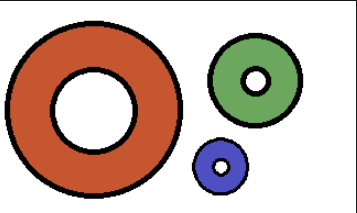
#> input picture images/donut1.png, 357 x 213 px
$ jupyter execute sorting_using_area_considering_donut_shapes.ipynb
#> lines starting #> are read from the running program, lines starting #| are printed output that depends on the picture; after the words box and inside, x2 and y2 are one past the last pixel; in counts of white or black regions, pixels touching at a corner belong together
[cell 1]
import cv2
import numpy as np

img = cv2.imread('./images/donut1.png')
#> img is the input picture: shape (213, 357, 3); mean B, G, R 174.3, 184.4, 203.7
img_orig = img.copy()
cv2.imshow('Original Image',img)
cv2.waitKey()

img_gray = cv2.cvtColor(img,cv2.COLOR_BGR2GRAY)
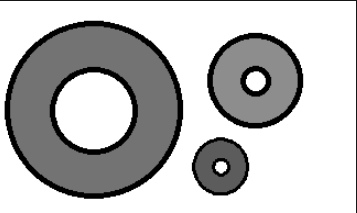
#> img_gray: shape (213, 357); min 0, max 255, mean 189.1
cv2.imshow('Gray Image',img_gray)
cv2.waitKey()

img_canny = cv2.Canny(img_gray,50,200)
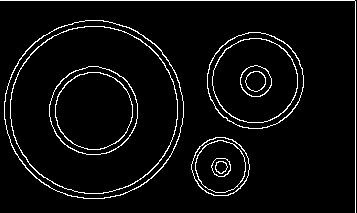
#> img_canny: shape (213, 357); 5% white in thin lines or dots
cv2.imshow('Canny Edges',img_canny)
cv2.waitKey()

contours1,hierarchy1 = cv2.findContours(img_canny.copy(),cv2.RETR_TREE,cv2.CHAIN_APPROX_NONE)
#> contours1 = 25 contours, 1 with area under 20; largest, box (x1, y1, x2, y2) and area: (4, 20, 184, 199) 25011, (4, 20, 184, 199) 24854, (10, 26, 178, 194) 22032, (10, 26, 178, 194) 21884, (207, 32, 304, 129) 7236

img_black = np.zeros(img.shape,np.uint8)
img_black_orig = img_black.copy()

for c in contours1:
    accuracy = 0.0000003*cv2.arcLength(c,True)
    approx = cv2.approxPolyDP(c,accuracy,True)
    cv2.drawContours(img_black,[approx],0,(255,255,255),2)
    cv2.imshow('Contours Approx',img_black)
    cv2.waitKey()
#> this loop made 25 passes
#> accuracy on passes 1 to 12: 5.78e-05, 5.71e-05, 5.08e-05, 5.05e-05, 1.9e-05, 1.83e-05, 1.23e-05, 1.16e-05, 9.59e-05, 9.52e-05, 8.45e-05, 8.38e-05
#> pass 1, `cv2.imshow('Contours Approx',img_black)`:
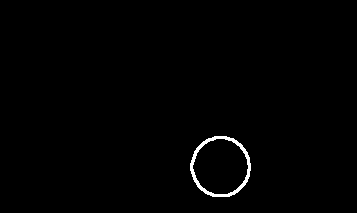
#> window 'Contours Approx': shape (213, 357, 3); 0.82% white; 1 white region, box (x1, y1, x2, y2) and area: (190, 136, 251, 197) 627
#> after the loop:
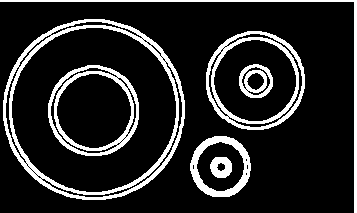
#> img_black: shape (213, 357, 3); 15.2% white; 7 white regions, largest, box (x1, y1, x2, y2) and area: (3, 19, 185, 200) 4045, (206, 31, 305, 130) 2116, (48, 65, 139, 156) 1929

kernel = np.ones((5,5),np.uint8)
img_dilate = cv2.dilate(img_black,kernel,iterations=2)
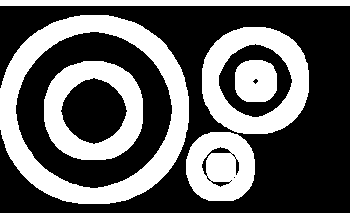
#> img_dilate: shape (213, 357, 3); 39.3% white; 6 white regions, box (x1, y1, x2, y2) and area: (0, 15, 189, 204) 10496, (202, 27, 309, 134) 5535, (44, 61, 143, 160) 5008, (186, 132, 255, 201) 3726, (0, 0, 357, 213) 3591, (235, 60, 277, 102) 1524
cv2.imshow('Dilated',img_dilate)
cv2.waitKey()

img_erode = cv2.erode(img_dilate,kernel,iterations=1)
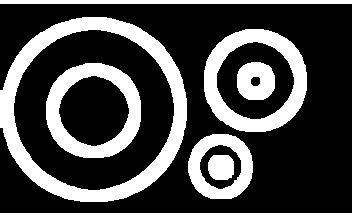
#> img_erode: shape (213, 357, 3); 28.8% white; 7 white regions, largest, box (x1, y1, x2, y2) and area: (0, 17, 187, 202) 7812, (204, 29, 307, 132) 4095, (46, 63, 141, 158) 3688
cv2.imshow('Erode',img_erode)
cv2.waitKey()

img_gray = cv2.cvtColor(img_erode,cv2.COLOR_BGR2GRAY)
#> img_gray: shape (213, 357); 28.8% white; 7 white regions
cv2.imshow('New Gray',img_gray)
cv2.waitKey()

contours2,hierarchy2 = cv2.findContours(img_gray.copy(),cv2.RETR_TREE,cv2.CHAIN_APPROX_NONE)
#> contours2 = 12 contours; largest, box (x1, y1, x2, y2) and area: (0, 17, 187, 202) 27238, (13, 29, 175, 191) 19916, (204, 29, 307, 132) 8424, (46, 63, 141, 158) 7186, (216, 41, 295, 120) 4584
for c in contours2:
    cv2.drawContours(img_black_orig,[c],-1,(0,255,0),2)
    cv2.waitKey()
    cv2.imshow('NN',img_black_orig)
#> this loop made 12 passes
#> pass 1, `cv2.imshow('NN',img_black_orig)`:
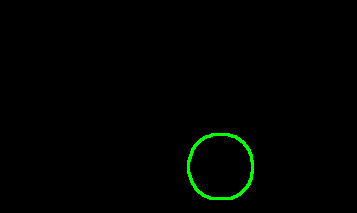
#> window 'NN': shape (213, 357, 3); mean B, G, R 0, 2.3, 0
#> after the loop:
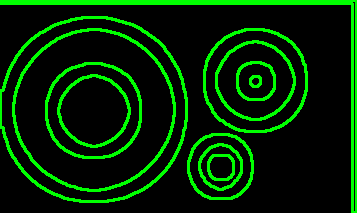
#> img_black_orig: shape (213, 357, 3); mean of channels 0, 1, 2 0, 41, 0; drawn as B, G, R
cv2.waitKey()
# print hierarchy2
new_contours=[]
new_hierarchy=[]
x=0
while x!=-1:
    # print('x ',x)
    a1=cv2.contourArea(contours2[x])
    # print('a1 ',a1)
    c1=hierarchy2[0][x][2]
    a2=0;
    if c1!=-1:
        a2=cv2.contourArea(contours2[c1])
        # print('a2 ',a2)
    # if (a1-a2)<=20:
    hierarchy2[0][x][2]=hierarchy2[0][c1][2]
# print(a1," ",a2)
    new_contours.append(contours2[x])
    new_hierarchy.append(hierarchy2[0][x].tolist())
    x=hierarchy2[0][x][0]
#> this loop made 4 passes
#> (a1, c1, a2, x) on passes 1 to 3: (3344.5, 1, 1420, 3), (8423.5, 4, 4584, 7), (27238, 8, 19916.5, 11)
#> (a1, c1, x) on pass 4: (1904.5, -1, -1)
#> after the loop, new_contours = 4 contours; box (x1, y1, x2, y2) and area: (0, 17, 187, 202) 27238, (204, 29, 307, 132) 8424, (188, 134, 253, 199) 3344, (0, 0, 357, 213) 1904; new_hierarchy = [[3, -1, 2, -1], [7, 0, 5, -1], [11, 3, 9, -1], [-1, 7, -1, -1]]
# print new_contours
# print hierarchy2
# print new_hierarchy
def sortalgo(ch):
    c,h=ch
#> c = contour of 187 points, box (x1, y1, x2, y2) (188, 134, 253, 199), area 3344; h = [3, -1, 2, -1]
    a1=cv2.contourArea(c)
#> a1 = 3344.5
    a2=0
    if h[2]!=-1:
        a2=cv2.contourArea(contours2[h[2]])
#> a2 = 532.5
    # print (a1-a2)
    # print (a1," ",a2)
    return a1-a2
sc = [x for x,_ in sorted(zip(new_contours,new_hierarchy),key=sortalgo,reverse=False)]
#> sc has the same summary as new_contours
hh = [y for _,y in sorted(zip(new_contours,new_hierarchy),key=sortalgo,reverse=False)]
#> hh = [[-1, 7, -1, -1], [3, -1, 2, -1], [7, 0, 5, -1], [11, 3, 9, -1]]
# print hh
# print new_hierarchy
#     cv2.waitKey()
for (i,c) in enumerate(sc):
    cv2.drawContours(img_orig,[c],-1,(0,255,0),3)
    # print ("@ ",hh[i][2])
    if hh[i][2]!=-1:
        cv2.drawContours(img_orig,[contours2[hh[i][2]]],-1,(0,255,0),3)
    cv2.imshow('Contours sorted by area',img_orig)
    cv2.waitKey()
#> this loop made 4 passes
#> pass 1, `cv2.imshow('Contours sorted by area',img_orig)`:
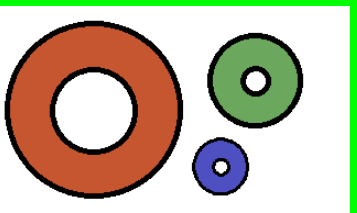
#> window 'Contours sorted by area': shape (213, 357, 3); mean B, G, R 164, 186.1, 193.4
#> after the loop:
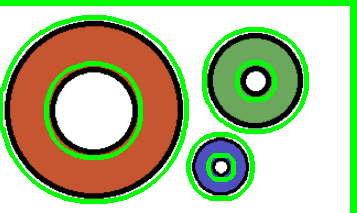
#> img_orig: shape (213, 357, 3); 14.36% of pixels changed, all inside (x1, y1, x2, y2) = (0, 0, 357, 213)
# [12 lines of commented-out code are left out]
cv2.destroyAllWindows()

$ run again, with images/donut2.png copied over images/donut1.png
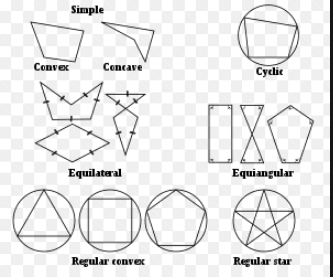
#> input picture images/donut2.png, 333 x 277 px
#> img is the input picture: shape (277, 333, 3); mean B, G, R 233.2, 233.2, 233.2
#> `img_canny = cv2.Canny(img_gray,50,200)`:
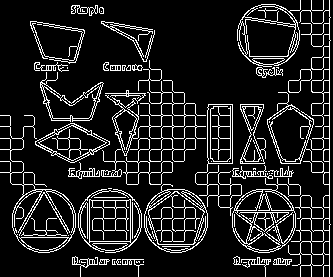
#> img_canny: shape (277, 333); 12.7% white in thin lines or dots
#> contours1 = 367 contours, 221 with area under 20; largest, box (x1, y1, x2, y2) and area: (267, 0, 331, 277) 4360, (0, 115, 76, 253) 3292, (144, 184, 208, 253) 3202, (232, 178, 301, 253) 3198, (237, 0, 301, 67) 3006
#> the loop `for c in contours1:` made 367 passes
#> accuracy on passes 3, 6, 7: 2.9e-06, 3.35e-05, 2.9e-06
#> img_dilate: shape (277, 333, 3); 73.2% white; 45 black regions (21 under 20 px), largest, box (x1, y1, x2, y2) and area: (102, 0, 283, 109) 8966, (0, 0, 134, 132) 6272, (132, 211, 260, 277) 2804
#> img_erode: shape (277, 333, 3); 64.6% white; 44 black regions, largest, box (x1, y1, x2, y2) and area: (100, 0, 285, 111) 9988, (0, 0, 136, 134) 7826, (130, 209, 262, 277) 3488
#> contours2 = 33 contours; largest, box (x1, y1, x2, y2) and area: (0, 0, 333, 277) 66074, (14, 140, 124, 201) 1765, (249, 23, 290, 54) 997, (275, 113, 300, 158) 769, (165, 141, 205, 187) 764
#> the loop `for c in contours2:` made 33 passes
#> the loop `while x!=-1: # print('x ',x)` made 1 pass
#> (a1, c1, a2, x) on pass 1: (66074, 1, 34, -1)
#> after the loop `while x!=-1:`: new_contours = 1 contour; box (x1, y1, x2, y2) and area: (0, 0, 333, 277) 66074; new_hierarchy = [[-1, -1, -1, -1]]
#> in sortalgo, `c,h=ch`: c = contour of 2228 points, box (x1, y1, x2, y2) (0, 0, 333, 277), area 66074; h = [-1, -1, -1, -1]
#> in sortalgo, `a1=cv2.contourArea(c)`: a1 = 66074
#> sc has the same summary as new_contours
#> hh = [[-1, -1, -1, -1]]
#> the loop `for (i,c) in enumerate(sc):` made 1 pass
#> pass 1, `cv2.imshow('Contours sorted by area',img_orig)`:
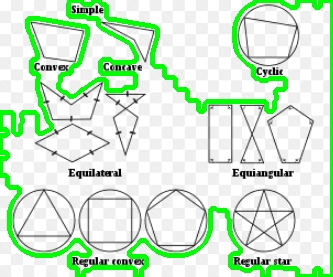
#> window 'Contours sorted by area': shape (277, 333, 3); mean B, G, R 208.3, 236.1, 208.3

$ run again, with images/donut3.png copied over images/donut1.png
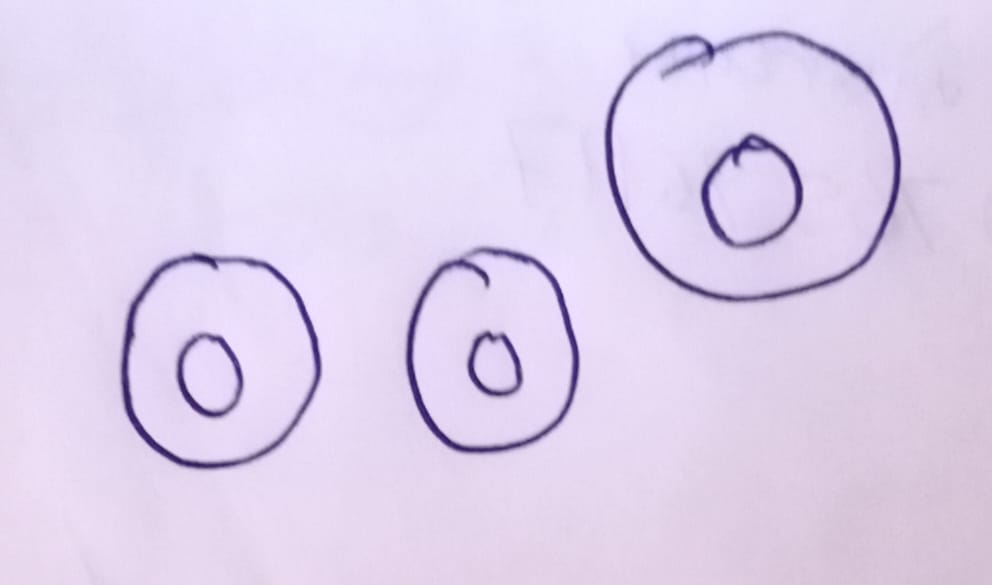
#> input picture images/donut3.png, 992 x 585 px
#> img is the input picture: shape (585, 992, 3); mean B, G, R 237.1, 210, 223.2
#> img_canny: shape (585, 992); 1.2% white in thin lines or dots, all inside (x1, y1, x2, y2) = (121, 30, 901, 469)
#> contours1 = 38 contours, 20 with area under 20; largest, box (x1, y1, x2, y2) and area: (701, 133, 803, 249) 8461, (701, 133, 803, 249) 8359, (182, 337, 239, 413) 3051, (182, 338, 239, 413) 2988, (611, 40, 895, 298) 156
#> the loop `for c in contours1:` made 38 passes
#> accuracy on passes 1, 2, 3, 6, 7, 8, 9, 10: 0.0001, 6.61e-05, 6.43e-05, 0.000149, 0.000123, 2.21e-05, 0.000237, 3.67e-06
#> img_dilate: shape (585, 992, 3); 10% white; 6 white regions, box (x1, y1, x2, y2) and area: (600, 25, 906, 308) 18960, (116, 248, 327, 474) 12758, (401, 241, 585, 458) 12081, (696, 128, 808, 254) 6630, (172, 327, 249, 422) 4283, (462, 326, 528, 401) 3364
#> img_erode: shape (585, 992, 3); 7.5% white; 6 white regions, box (x1, y1, x2, y2) and area: (602, 27, 904, 306) 14196, (118, 250, 325, 472) 9510, (403, 243, 583, 456) 9009, (698, 130, 806, 252) 5038, (174, 329, 247, 420) 3183, (464, 328, 526, 399) 2508
#> contours2 = 12 contours; largest, box (x1, y1, x2, y2) and area: (602, 27, 904, 306) 67779, (614, 41, 891, 294) 54456, (118, 250, 325, 472) 36850, (403, 243, 583, 456) 30592, (130, 264, 313, 460) 27928
#> the loop `for c in contours2:` made 12 passes
#> the loop `while x!=-1: # print('x ',x)` made 3 passes
#> (a1, c1, a2, x) on passes 1 to 3: (36850, 1, 27928.5, 4), (30592, 5, 22151, 8), (67779, 9, 54455.5, -1)
#> after the loop `while x!=-1:`: new_contours = 3 contours; box (x1, y1, x2, y2) and area: (602, 27, 904, 306) 67779, (118, 250, 325, 472) 36850, (403, 243, 583, 456) 30592; new_hierarchy = [[4, -1, 2, -1], [8, 0, 6, -1], [-1, 4, 10, -1]]
#> in sortalgo, `c,h=ch`: c = contour of 630 points, box (x1, y1, x2, y2) (118, 250, 325, 472), area 36850; h = [4, -1, 2, -1]
#> in sortalgo, `a1=cv2.contourArea(c)`: a1 = 36850
#> in sortalgo, `a2=cv2.contourArea(contours2[h[2]])`: a2 = 5220.5
#> sc has the same summary as new_contours
#> hh = [[8, 0, 6, -1], [4, -1, 2, -1], [-1, 4, 10, -1]]
#> the loop `for (i,c) in enumerate(sc):` made 3 passes
#> after the loop `for (i,c) in enumerate(sc):`:
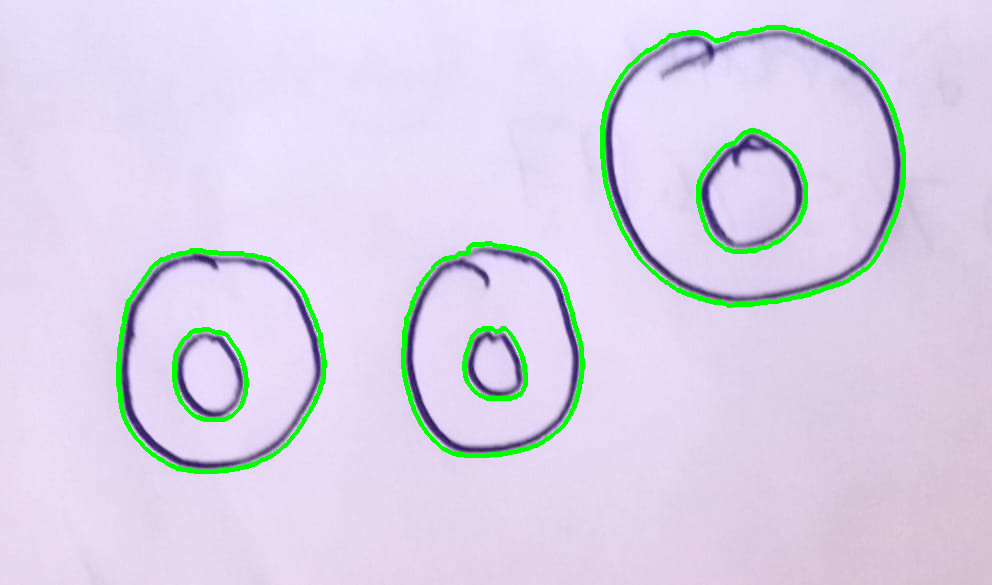
#> img_orig: shape (585, 992, 3); 2.44% of pixels changed, all inside (x1, y1, x2, y2) = (116, 25, 906, 474)
